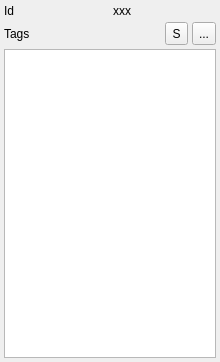
<?xml version="1.0" encoding="UTF-8"?>
<ui version="4.0">
 <class>DefaultProperties</class>
 <widget class="QWidget" name="DefaultProperties">
  <property name="geometry">
   <rect>
    <x>0</x>
    <y>0</y>
    <width>220</width>
    <height>362</height>
   </rect>
  </property>
  <property name="windowTitle">
   <string>Form</string>
  </property>
  <layout class="QVBoxLayout">
   <property name="spacing">
    <number>4</number>
   </property>
   <property name="margin">
    <number>4</number>
   </property>
   <item>
    <layout class="QGridLayout" name="mainMayout">
     <property name="margin">
      <number>0</number>
     </property>
     <property name="spacing">
      <number>6</number>
     </property>
     <item row="0" column="1">
      <widget class="QLabel" name="Id">
       <property name="text">
        <string>xxx</string>
       </property>
      </widget>
     </item>
     <item row="0" column="0">
      <widget class="QLabel" name="label">
       <property name="text">
        <string>Id</string>
       </property>
      </widget>
     </item>
    </layout>
   </item>
   <item>
    <layout class="QVBoxLayout" name="variableLayout"/>
   </item>
   <item>
    <layout class="QHBoxLayout">
     <property name="spacing">
      <number>4</number>
     </property>
     <property name="margin">
      <number>0</number>
     </property>
     <item>
      <widget class="QLabel" name="label_4">
       <property name="text">
        <string>Tags</string>
       </property>
      </widget>
     </item>
     <item>
      <spacer>
       <property name="orientation">
        <enum>Qt::Horizontal</enum>
       </property>
       <property name="sizeHint" stdset="0">
        <size>
         <width>40</width>
         <height>20</height>
        </size>
       </property>
      </spacer>
     </item>
     <item>
      <widget class="QToolButton" name="SourceTagButton">
       <property name="minimumSize">
        <size>
         <width>23</width>
         <height>23</height>
        </size>
       </property>
       <property name="toolTip">
        <string>Add &quot;source&quot; tag</string>
       </property>
       <property name="text">
        <string>S</string>
       </property>
      </widget>
     </item>
     <item>
      <widget class="QToolButton" name="RemoveTagButton">
       <property name="minimumSize">
        <size>
         <width>23</width>
         <height>23</height>
        </size>
       </property>
       <property name="toolTip">
        <string>Remove selected tag(s)</string>
       </property>
       <property name="text">
        <string>...</string>
       </property>
       <property name="icon">
        <iconset resource="../../Icons/AllIcons.qrc">
         <normaloff>:/Icons/small-remove.xpm</normaloff>:/Icons/small-remove.xpm</iconset>
       </property>
      </widget>
     </item>
    </layout>
   </item>
   <item>
    <widget class="QTableView" name="TagView">
     <property name="tabKeyNavigation">
      <bool>false</bool>
     </property>
    </widget>
   </item>
  </layout>
 </widget>
 <tabstops>
  <tabstop>RemoveTagButton</tabstop>
  <tabstop>TagView</tabstop>
 </tabstops>
 <resources>
  <include location="../../Icons/AllIcons.qrc"/>
 </resources>
 <connections/>
</ui>
